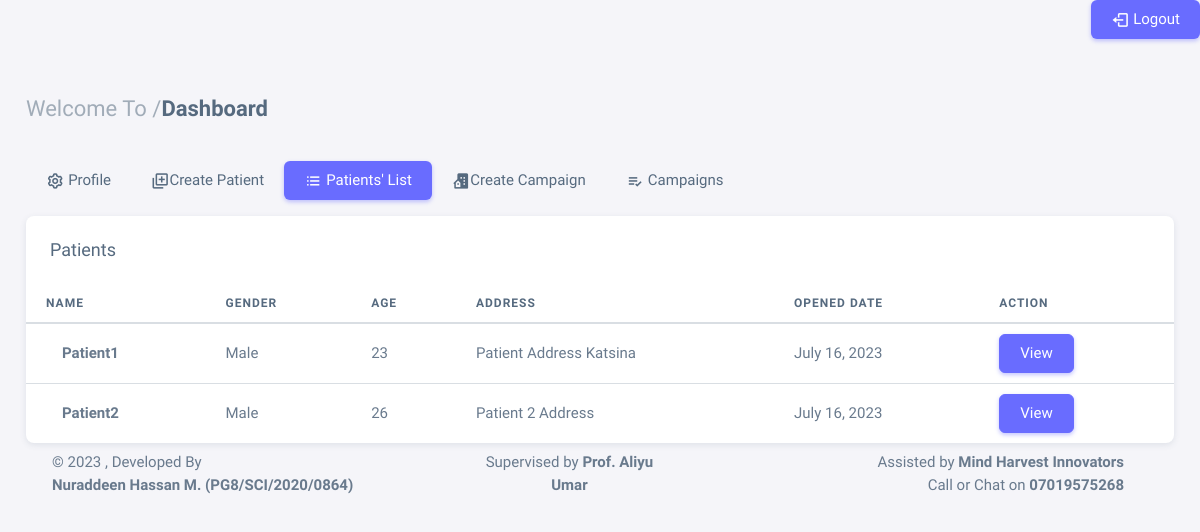
The page /patient-list (signed in) on the database its author committed.
### app/models.py (models this page shows, shortened)
class Patient(models.Model):
    user = models.ForeignKey(User, on_delete=models.CASCADE)
    select = (
        ('Male', 'Male'),
        ('Female', 'Female')
    )
    name = models.CharField(max_length=50)
    gender = models.CharField(max_length=50, choices=select)
    age = models.CharField(max_length=50)
    care_centre = models.ForeignKey(Station, on_delete=models.CASCADE)
    address = models.TextField(max_length=200)
    opening_date = models.DateField(auto_now_add=True)

### app/views.py (the view)
# urls.py: path('patient-list', views.Patient_List, name='patient-list'),
def Patient_List(request):
    info = get_object_or_404(Station_admin, user=request.user)
    station = info.station
    patient = Patient.objects.filter(care_centre=station)
    context = {
        'patient': patient,
    }
    return render(request, 'patient_list.html', context)

### app/templates/patient_list.html (shortened to what this page needs)
{% extends 'base.html' %}
{% block content %}
<div class="content-wrapper">
  <div class="container-xxl flex-grow-1 container-p-y">
    <h4 class="fw-semibold py-3 mb-4"><span class="text-muted fw-light">Welcome To /</span>Dashboard</h4>
  <div class="row">
    <div class="col-md-12">
        <ul class="nav nav-pills flex-column flex-md-row mb-3">
            <li class="nav-item">
                <a class="nav-link" href="{% url 'sta-admin' %}"><i class="bx bx-cog"></i>
                    Profile</a>
            </li>
            <li class="nav-item">
                <a class="nav-link" href="{% url 'addpatient' %}"><i class='bx bx-add-to-queue'></i>Create
                Patient</a>
            </li>
            <li class="nav-item">
                <a class="nav-link active" href="{% url 'patient-list' %}"><i class="bx bx-list-ul"></i>
                    Patients' List</a>
            </li>
            <li class="nav-item">
                <a class="nav-link" href="{% url 'add-camp' %}"><i class="bx bxs-building-house"></i>Create Campaign
                </a>
            </li>
            <li class="nav-item">
                <a class="nav-link" href="{% url 'sta-camp' %}"><i class="bx bx-list-check"></i> Campaigns
                </a>
            </li>
        </ul>
    <div class="card">
      <h5 class="card-header">Patients</h5>
      <div class="table-responsive text-nowrap">
        <table class="table">
          <thead>
            <tr>
              <th>Name</th>
              <th>Gender</th>
              <th>Age</th>
              <th>Address</th>
              <th>Opened Date</th>
              <th>Action</th>
            </tr>
          </thead>
          <tbody class="table-border-bottom-0">
            {% for p in patient %}
            <tr>
              <td> <strong>{{p.name}}</strong></td>
              <td>{{p.gender}} </td>
              <td>{{p.age}}</td>
              <td>{{p.address}}</td>
              <td>{{p.opening_date}}</td>
              <td>
                <a href="{% url 'patient-info' p.id %}" class="btn btn-primary me-2">View</a>
              </td>
            {% endfor %}
          </tbody>
        </table>
      </div>
    </div>
  </div>
</div>
{% endblock content %}

### rows shown on the page
Patient: name "Patient1", gender "Male", age "23", address "Patient Address Katsina", opening_date "July 16, 2023"
Patient: name "Patient2", gender "Male", age "26", address "Patient 2 Address", opening_date "July 16, 2023"
